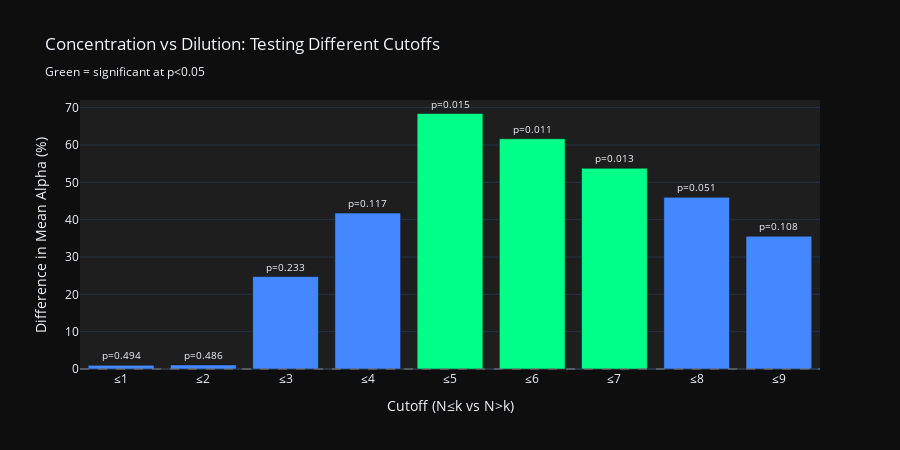

Notebook code cell kept with this figure:
### Code cell
# Visualize cutoff analysis with Plotly
cutoffs = [r['cutoff'] for r in cutoff_results]
diffs = [r['diff'] * 100 for r in cutoff_results]
p_vals = [r['p_value'] for r in cutoff_results]

# Color based on significance
colors = [COLOR_HIGHLIGHT if p < 0.05 and d > 0 else COLOR_DEFAULT for p, d in zip(p_vals, diffs)]

fig = go.Figure()

fig.add_trace(go.Bar(
    x=[f'≤{c}' for c in cutoffs],
    y=diffs,
    marker_color=colors,
    text=[f'p={p:.3f}' for p in p_vals],
    textposition='outside',
    textfont=dict(size=10)
))

fig.add_hline(y=0, line_color='gray', line_dash='dash', opacity=0.5)

fig.update_layout(
    title='Concentration vs Dilution: Testing Different Cutoffs<br><sub>Green = significant at p<0.05</sub>',
    xaxis_title='Cutoff (N≤k vs N>k)',
    yaxis_title='Difference in Mean Alpha (%)',
    paper_bgcolor='#0e0e0e',
    plot_bgcolor='#1e1e1e',
    height=450
)

fig.show()

### Figure 1 — Plotly figure (JSON) as saved in the notebook; plotly's stock layout.template omitted (floating-point values rounded to 4 significant figures)
{"data": [{"marker": {"color": ["#4488ff", "#4488ff", "#4488ff", "#4488ff", "#00ff88", "#00ff88", "#00ff88", "#4488ff", "#4488ff"]}, "text": ["p=0.494", "p=0.486", "p=0.233", "p=0.117", "p=0.015", "p=0.011", "p=0.013", "p=0.051", "p=0.108"], "textfont": {"size": 10}, "textposition": "outside", "type": "bar", "x": ["≤1", "≤2", "≤3", "≤4", "≤5", "≤6", "≤7", "≤8", "≤9"], "y": [0.9876, 1.095, 24.76, 41.78, 68.45, 61.68, 53.79, 46.02, 35.59]}], "layout": {"height": 450, "paper_bgcolor": "#0e0e0e", "plot_bgcolor": "#1e1e1e", "shapes": [{"line": {"color": "gray", "dash": "dash"}, "opacity": 0.5, "type": "line", "x0": 0, "x1": 1, "xref": "x domain", "y0": 0, "y1": 0, "yref": "y"}], "title": {"text": "Concentration vs Dilution: Testing Different Cutoffs<br><sub>Green = significant at p<0.05</sub>"}, "xaxis": {"title": {"text": "Cutoff (N≤k vs N>k)"}}, "yaxis": {"title": {"text": "Difference in Mean Alpha (%)"}}}}
